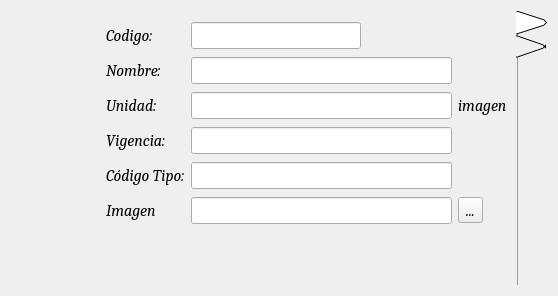
<?xml version="1.0" encoding="UTF-8"?>
<ui version="4.0">
 <class>FormArticulos</class>
 <widget class="QWidget" name="FormArticulos">
  <property name="geometry">
   <rect>
    <x>0</x>
    <y>0</y>
    <width>558</width>
    <height>296</height>
   </rect>
  </property>
  <property name="font">
   <font>
    <family>Cambria</family>
    <pointsize>12</pointsize>
    <italic>true</italic>
   </font>
  </property>
  <property name="windowTitle">
   <string>Form</string>
  </property>
  <property name="styleSheet">
   <string notr="true"/>
  </property>
  <layout class="QFormLayout" name="formLayout">
   <property name="fieldGrowthPolicy">
    <enum>QFormLayout::AllNonFixedFieldsGrow</enum>
   </property>
   <item row="0" column="0">
    <spacer name="horizontalSpacer_3">
     <property name="orientation">
      <enum>Qt::Horizontal</enum>
     </property>
     <property name="sizeHint" stdset="0">
      <size>
       <width>80</width>
       <height>20</height>
      </size>
     </property>
    </spacer>
   </item>
   <item row="0" column="1">
    <widget class="QTabWidget" name="tabWidget">
     <property name="font">
      <font>
       <family>Cambria</family>
       <pointsize>12</pointsize>
       <weight>50</weight>
       <italic>true</italic>
       <bold>false</bold>
      </font>
     </property>
     <property name="autoFillBackground">
      <bool>false</bool>
     </property>
     <property name="tabPosition">
      <enum>QTabWidget::East</enum>
     </property>
     <property name="tabShape">
      <enum>QTabWidget::Triangular</enum>
     </property>
     <property name="currentIndex">
      <number>0</number>
     </property>
     <property name="elideMode">
      <enum>Qt::ElideMiddle</enum>
     </property>
     <property name="usesScrollButtons">
      <bool>true</bool>
     </property>
     <property name="documentMode">
      <bool>true</bool>
     </property>
     <property name="tabsClosable">
      <bool>false</bool>
     </property>
     <property name="movable">
      <bool>false</bool>
     </property>
     <widget class="QWidget" name="tab">
      <attribute name="icon">
       <iconset resource="../Recursos.qrc">
        <normaloff>:/Imagenes/iconos/add.png</normaloff>:/Imagenes/iconos/add.png</iconset>
      </attribute>
      <attribute name="title">
       <string/>
      </attribute>
      <layout class="QHBoxLayout" name="horizontalLayout_2">
       <item>
        <layout class="QGridLayout" name="gridLayout_2">
         <item row="0" column="1">
          <widget class="QLineEdit" name="codigo">
           <property name="inputMethodHints">
            <set>Qt::ImhNone</set>
           </property>
           <property name="readOnly">
            <bool>true</bool>
           </property>
          </widget>
         </item>
         <item row="2" column="1" colspan="2">
          <widget class="QLineEdit" name="unidad"/>
         </item>
         <item row="3" column="0">
          <widget class="QLabel" name="label_5">
           <property name="text">
            <string>Vigencia:</string>
           </property>
          </widget>
         </item>
         <item row="3" column="1" colspan="2">
          <widget class="QLineEdit" name="vigencia"/>
         </item>
         <item row="1" column="1" colspan="2">
          <widget class="QLineEdit" name="nombre">
           <property name="inputMethodHints">
            <set>Qt::ImhFormattedNumbersOnly</set>
           </property>
          </widget>
         </item>
         <item row="0" column="0">
          <widget class="QLabel" name="label">
           <property name="text">
            <string>Codigo:</string>
           </property>
          </widget>
         </item>
         <item row="1" column="0">
          <widget class="QLabel" name="label_2">
           <property name="text">
            <string>Nombre:</string>
           </property>
          </widget>
         </item>
         <item row="6" column="1">
          <spacer name="verticalSpacer">
           <property name="orientation">
            <enum>Qt::Vertical</enum>
           </property>
           <property name="sizeType">
            <enum>QSizePolicy::Fixed</enum>
           </property>
           <property name="sizeHint" stdset="0">
            <size>
             <width>20</width>
             <height>10</height>
            </size>
           </property>
          </spacer>
         </item>
         <item row="5" column="0">
          <widget class="QLabel" name="label_3">
           <property name="text">
            <string>Imagen</string>
           </property>
          </widget>
         </item>
         <item row="0" column="2">
          <spacer name="horizontalSpacer">
           <property name="orientation">
            <enum>Qt::Horizontal</enum>
           </property>
           <property name="sizeType">
            <enum>QSizePolicy::Fixed</enum>
           </property>
           <property name="sizeHint" stdset="0">
            <size>
             <width>85</width>
             <height>20</height>
            </size>
           </property>
          </spacer>
         </item>
         <item row="5" column="3" colspan="2">
          <widget class="QToolButton" name="BotonArchivo">
           <property name="text">
            <string>...</string>
           </property>
          </widget>
         </item>
         <item row="7" column="0" colspan="5">
          <layout class="QHBoxLayout" name="horizontalLayout">
           <item>
            <widget class="QPushButton" name="guardar">
             <property name="text">
              <string/>
             </property>
             <property name="icon">
              <iconset resource="../Recursos.qrc">
               <normaloff>:/Imagenes/iconos/guardar.png</normaloff>:/Imagenes/iconos/guardar.png</iconset>
             </property>
             <property name="iconSize">
              <size>
               <width>40</width>
               <height>40</height>
              </size>
             </property>
             <property name="autoDefault">
              <bool>false</bool>
             </property>
             <property name="flat">
              <bool>true</bool>
             </property>
            </widget>
           </item>
           <item>
            <widget class="QPushButton" name="modificar">
             <property name="text">
              <string/>
             </property>
             <property name="icon">
              <iconset resource="../Recursos.qrc">
               <normaloff>:/Imagenes/iconos/editar.png</normaloff>:/Imagenes/iconos/editar.png</iconset>
             </property>
             <property name="iconSize">
              <size>
               <width>40</width>
               <height>40</height>
              </size>
             </property>
             <property name="autoDefault">
              <bool>false</bool>
             </property>
             <property name="default">
              <bool>false</bool>
             </property>
             <property name="flat">
              <bool>true</bool>
             </property>
            </widget>
           </item>
           <item>
            <widget class="QPushButton" name="eliminar">
             <property name="text">
              <string/>
             </property>
             <property name="icon">
              <iconset resource="../Recursos.qrc">
               <normaloff>:/Imagenes/iconos/delete.png</normaloff>:/Imagenes/iconos/delete.png</iconset>
             </property>
             <property name="iconSize">
              <size>
               <width>40</width>
               <height>40</height>
              </size>
             </property>
             <property name="flat">
              <bool>true</bool>
             </property>
            </widget>
           </item>
          </layout>
         </item>
         <item row="5" column="1" colspan="2">
          <widget class="QLineEdit" name="imagen">
           <property name="readOnly">
            <bool>true</bool>
           </property>
          </widget>
         </item>
         <item row="2" column="0">
          <widget class="QLabel" name="label_4">
           <property name="text">
            <string>Unidad:</string>
           </property>
          </widget>
         </item>
         <item row="4" column="0">
          <widget class="QLabel" name="label_6">
           <property name="text">
            <string>Código Tipo:</string>
           </property>
          </widget>
         </item>
         <item row="4" column="1" colspan="2">
          <widget class="QLineEdit" name="codigo_tipo"/>
         </item>
         <item row="0" column="3" rowspan="5" colspan="2">
          <widget class="QLabel" name="imagenlabel">
           <property name="text">
            <string>imagen</string>
           </property>
          </widget>
         </item>
        </layout>
       </item>
      </layout>
     </widget>
     <widget class="QWidget" name="tab_2">
      <attribute name="icon">
       <iconset resource="../Recursos.qrc">
        <normaloff>:/Imagenes/iconos/delete.png</normaloff>:/Imagenes/iconos/delete.png</iconset>
      </attribute>
      <attribute name="title">
       <string/>
      </attribute>
     </widget>
    </widget>
   </item>
  </layout>
 </widget>
 <resources>
  <include location="../Recursos.qrc"/>
 </resources>
 <connections/>
</ui>
